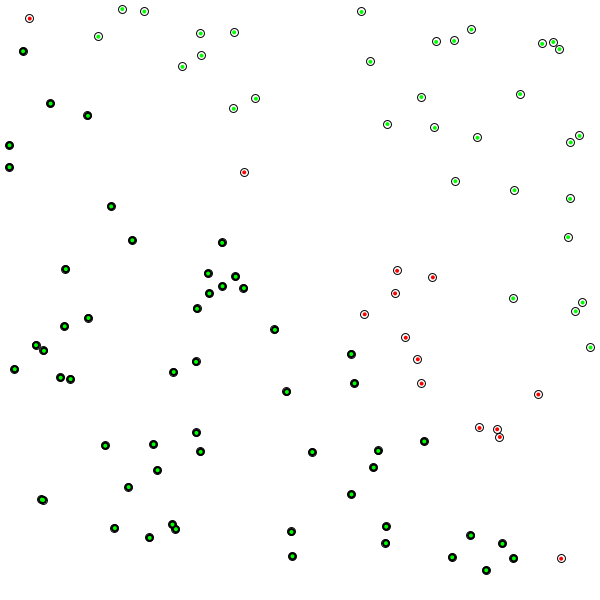
Frame 1 (no input)
Frame 60 (the mouse pressed at the canvas centre just before this capture): identical to frame 1, image omitted
Frame 120 (the mouse held since frame 60 and released just before this capture): identical to frame 1, image omitted

The Processing sketch that drew this single still picture (run headless with seeded random() and noise(); from frame 60 on, the mouse is pressed at the canvas centre):

// Processing sketch: simple_perceptron
// ── simple_perceptron.pde
Perceptron p;

Point[] points = new Point[100];

void setup(){
    size(600,600);
    p = new Perceptron();

    for (int i=0; i<points.length; i++){
        points[i] = new Point();
    }

    float[] input = {-1, 0.5};
    int guess = p.guess(input);
    println(guess); 
}

void draw() {
    background(255);
    for (Point pt:points){
        pt.show();
    }

    for (Point pt:points){
        float[] input = {pt.x, pt.y};
        int target = pt.label;
        //p.train(input, pt.label);

        int guess = p.guess(input);
        if (guess == target){
            fill(0,255,0);    
        }else{
            fill(255,0,0);
        }
        noStroke();
        ellipse(pt.x, pt.y, 4, 4);

    }
}

// ── perceptron.pde
int sign(float n){
    if (n<0){
        return -1;
    }
    return 1;
}

class Perceptron {
    float[] weights = new float[2];
    float lr = 0.1;
    Perceptron () {
        for (int i=0; i< weights.length; i++){
            weights[i] = random(-1,1);
        }
    }

    int guess(float[] input){
        float sum = 0;
        for (int i=0; i< weights.length; i++){
            sum += input[i] * weights[i];
        }
        int output = sign(sum);
        return output;
    }
    
    void train(float[] input, int target){
        int guess = guess(input);
        int error = target - guess;

        for (int i=0; i < weights.length; i++){
            weights[i] += error * input[i] * lr;
        }
    }
    
}

// ── training.pde
class Point{
    float x;
    float y;
    int label;

    Point(){
        x = random(width);
        y = random(height);

        if (x>y){
            label =1;
        }else{
            label = -1;
        }
    }

    void show(){
        stroke(0);
        if (label == 1){
            fill(255);
        }else{
            fill(0);
        }
        ellipse(x, y, 8, 8);
    }
}
